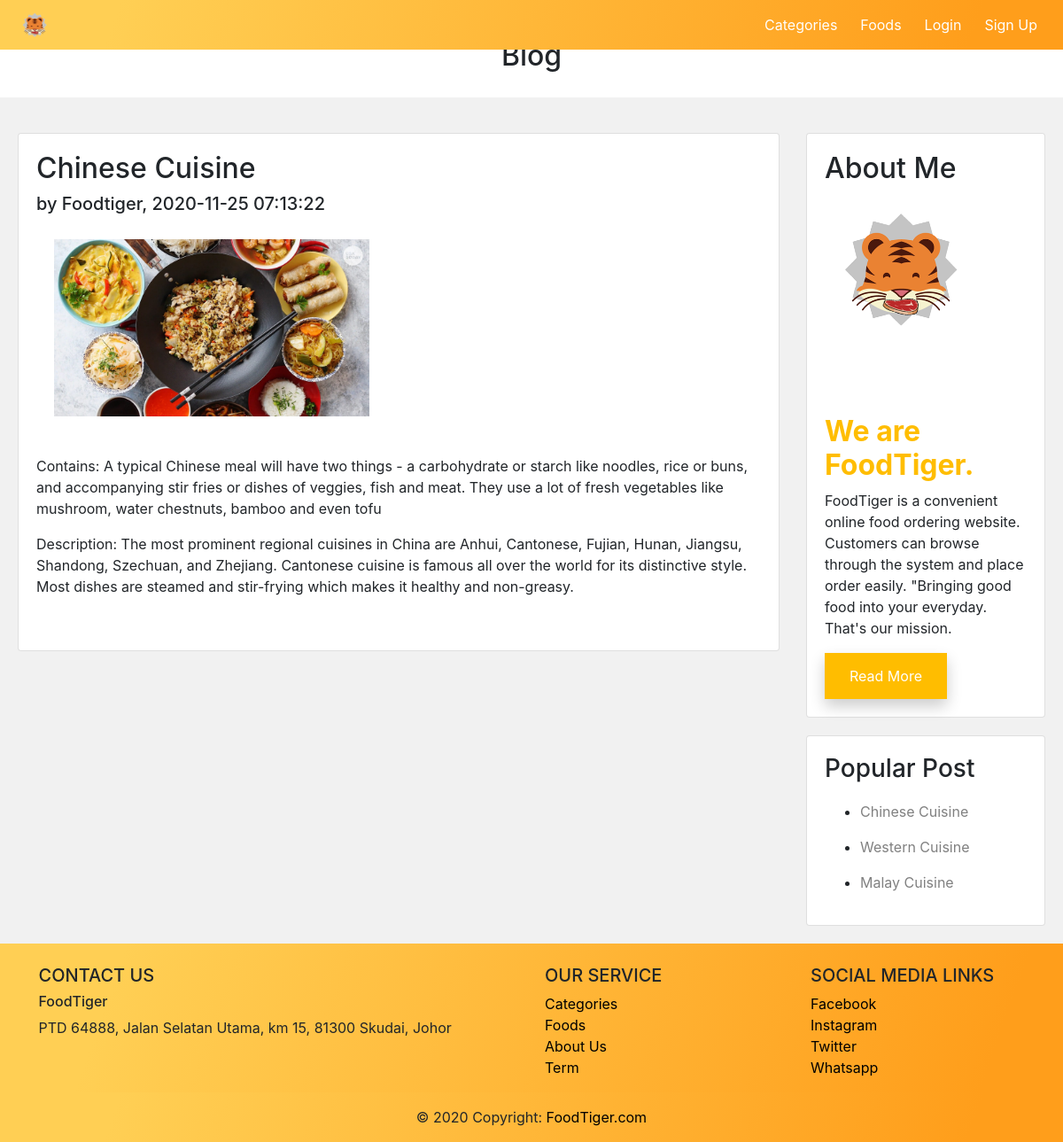
/customer/blogDetail.php?id=1, run on the app's committed database.
### tables this page shows
CREATE TABLE `blog` (
  `id` int(255) NOT NULL,
  `title` varchar(255) NOT NULL,
  `description` varchar(500) NOT NULL,
  `contain` longtext NOT NULL,
  `image` varchar(255) NOT NULL,
  `time_date` timestamp NOT NULL DEFAULT current_timestamp() ON UPDATE current_timestamp(),
  `Email` varchar(255) NOT NULL,
  `Author` varchar(255) NOT NULL
);

### customer/blogDetail.php (the view, shortened to what this page needs)
<!DOCTYPE html>
<html>
    <head>
        <link rel="stylesheet" href="../css/nav-bar.css">
        <link rel="stylesheet" href="../css/index.css">
        <link rel="stylesheet" href="../css/aboutus.css">
        <link rel="stylesheet" href="../css/blog.css">
    </head>
    <body style="background-color:#f1f1f1;">
        <header>
            <?php
            require "navandfooter/nav.php";
            ?>
        </header>
        <div class="in1">
            <div id="demo" class="carousel slide" data-ride="carousel">
            <ul class="carousel-indicators">
                <li data-target="#demo" data-slide-to="0" class="active"></li>
                <li data-target="#demo" data-slide-to="1"></li>
                <li data-target="#demo" data-slide-to="2"></li>
            </ul>
            <div class="carousel-inner">
                <div class="carousel-item active">
                <img src="../image/food.jpg" alt="food" width="100%" height="100%">
                </div>
            </div>
        <a class="carousel-control-prev" href="#demo" data-slide="prev">
            <span class="carousel-control-prev-icon"></span>
        </a>
        <a class="carousel-control-next" href="#demo" data-slide="next">
            <span class="carousel-control-next-icon"></span>
        </a>
        </div>
    <div class="header">
        <h2>Blog</h2>
    </div>
    <div class="container-fluid">
        <div class="row">
        <div class="leftcolumn">
            <div class="card">
                <h2><?php echo  $_SESSION['title'] ?></h2>
                <h5>by <?php echo  $_SESSION['Author'] ?>, <?php echo  $_SESSION['time_date'] ?> </h5>
                <div class="fakeimg"><img src="<?php echo $_SESSION['image'];?>" style="width:max-content; height:200px;object-fit: contain;" ></div><br>
                <p>Contains: <?php echo  $_SESSION['contain'] ?></p>
                <p>Description: <?php echo  $_SESSION['description'] ?></p>
            </div>
        </div>
        <div class="rightcolumn">
            <div class="card">
            <h2>About Me</h2>
            <div class="fakeimg" style="height:250px;"><img src="../image/logo 256x256.png" width="200" ></div>
            <h2 style="color:#FFBD00;"><b>We are FoodTiger.</b></h2>
            <p>FoodTiger is a convenient online food ordering website. Customers can browse through
            the system and place order easily. "Bringing good food into your everyday. That's our mission.</p>
            <a class="abutton" href="../aboutus.php"><button class="button3">Read More</button></a>
            </div>
            <div class="card">
            <h3 style="margin-bottom: 20px;">Popular Post</h3>
                <?php
                $query = "SELECT * FROM blog limit 3";
                $run_query = mysqli_query($conn, $query) or die(mysqli_error($conn));
                if (mysqli_num_rows($run_query) > 0) {
                while ($row = mysqli_fetch_array($run_query)) {
                            ?>
                <ul class="cat-list">
                    <li style="list-style-position: outside;">
                    <a href="blogDetail.php?id=<?php echo $row['id'];?>" style="color:grey;"><?php echo $row['title'];?></a>
                    </li>
                </ul>
                <?php
                }
            }
                ?>
                </div>
            </div>
        </div>
    </div>
    <footer>
        <?php
        require "navandfooter/footer.php";
        ?>
    </footer>
</body>
</html>

### css/index.css (style rules this page uses)
.carousel-inner img { width: 100%; height: 100%; }
.abutton { text-decoration: none; color:white; }

### css/aboutus.css (style rules this page uses)
.row:after { content: ""; display: table; clear: both; }
.button3 { border: none; color: white; padding: 14px 28px; font-size: 16px; cursor: pointer; background-color: #FFBD00; box-shadow: 0 8px 16px 0 rgba(0,0,0,0.2); }
img { display: block; height: auto; max-width: 100%; }

### css/blog.css (style rules this page uses)
.header { padding: 20px; font-size: 40px; text-align: center; background-color: white; }
.leftcolumn { float: left; width: 75%; padding: 20px; }
.rightcolumn { float: left; width: 25%; padding: 20px; padding-left: 10px; }
.fakeimg { width: 75%; padding: 20px; }
.card { background-color: white; padding: 20px; margin-top: 20px; }
.row:after { content: ""; display: table; clear: both; }

### data on the page
blog: title "Chinese Cuisine"
blog: title "Western Cuisine"
blog: title "Malay Cuisine"

### other printed values
$_SESSION['title'] "Chinese Cuisine"
$_SESSION['Author'] "Foodtiger"
$_SESSION['time_date'] "2020-11-25 07:13:22"
